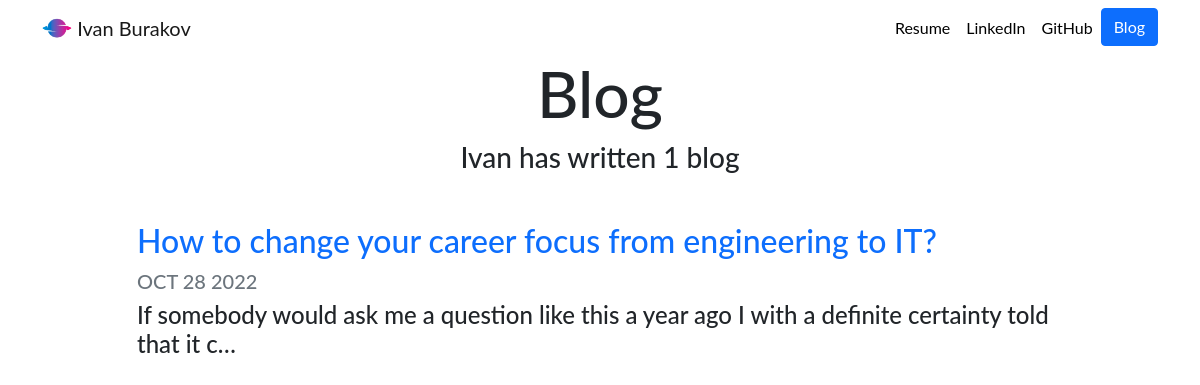
Screenshot of /blog/ with the database file from the repository.
### blog/models.py (models this page shows, shortened)
class Blog(models.Model):
    title = models.CharField(max_length=200)
    date = models.DateField(auto_now = True)
    description = models.TextField()

### blog/views.py (the view)
# urls.py: path('', views.all_blogs, name = 'all_blogs'),
def all_blogs(request):
    blogs_count = Blog.objects.count
    blogs = Blog.objects.order_by()
    return render(request, 'blog/all_blogs.html', {'blogs':blogs, 'blogs_count':blogs_count})

### blog/templates/blog/all_blogs.html
{% extends 'portfolio/head.html' %}
{% load static %}
{% block content %}
<h1 id="blogtitle" class="font-weight-bold text-center">Blog</h1>
<h3 class="text-center mb-5">Ivan has written {{ blogs.count }} blog{{ blogs.count|pluralize }}</h3>
{% for blog in blogs %}
<div class="row justify-content-center my-3">
  <div class="col-md-10">
    <a href="{% url 'blog:detail' blog.id %}">
      <h2>{{ blog.title }}</h2>
    </a>
    <h5 class="text-muted">{{ blog.date|date:'M d Y'|upper }}</h5>
    <h4>{{ blog.description|striptags|truncatechars:100 }}</h4>
  </div>
</div>
{% endfor %}
{% endblock %}

### portfolio/static/portfolio/custom.css (style rules this page uses)
a { text-decoration: none; }
body { font-family: 'Lato', sans-serif; }
#blogtitle { font-size: 4rem; }

### rows the page displays
Blog: title "How to change your career focus from engineering to IT?", date "OCT 28 2022", description "If somebody would ask me a question like this a year ago I with a definite certainty told that it c…"

### other values shown
{{ blogs.count }} "1"
